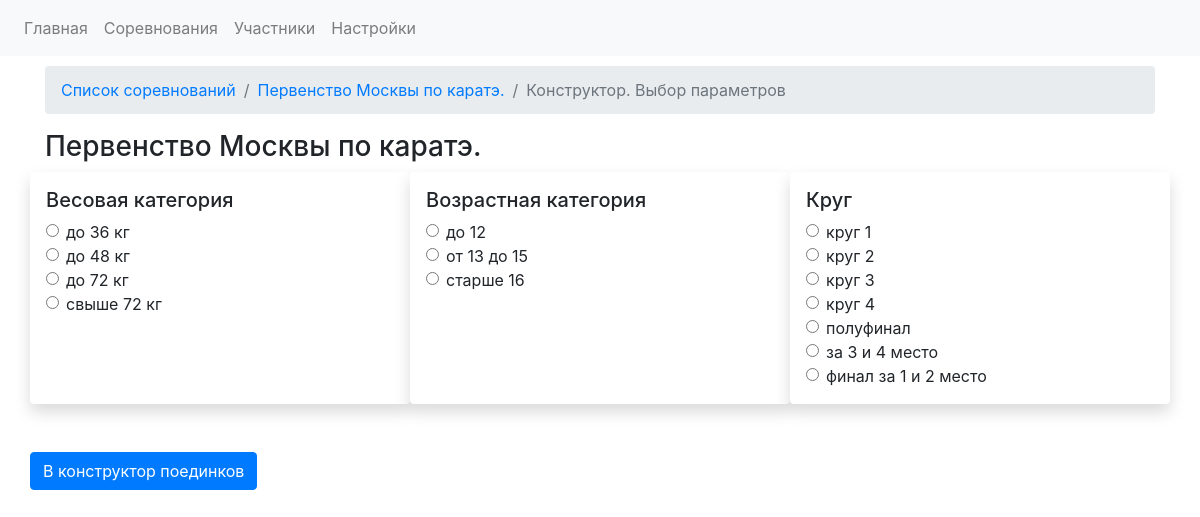
Page /competitions/1/constructor on the earlier database version.
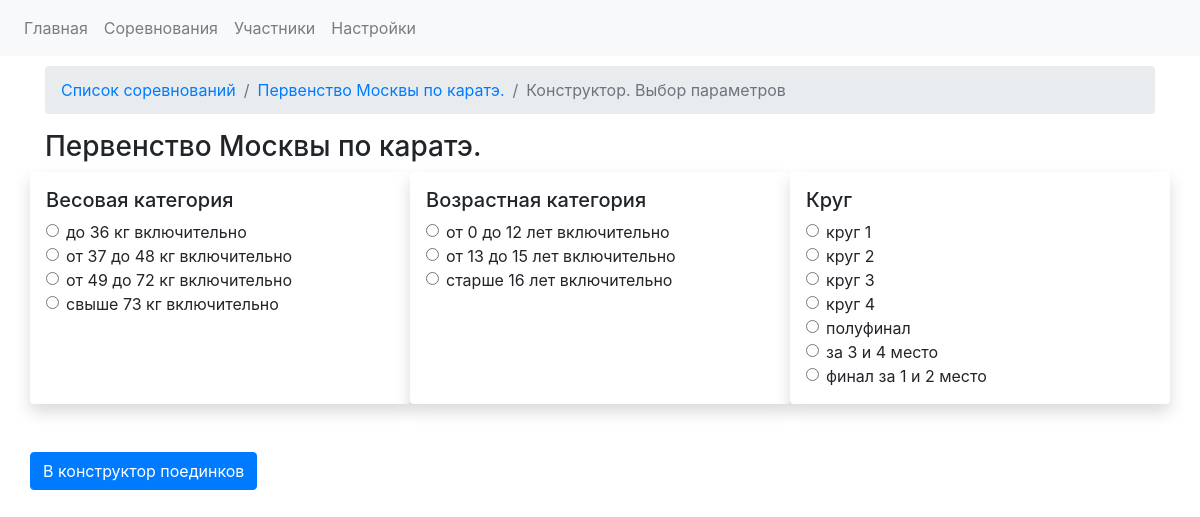
Same page on the later database version.
### app.py (models this page shows)
class WeightcategoriesDB(db.Model):
    weight_cat_id = db.Column(db.Integer, primary_key=True)
    sort_index = db.Column(db.Integer)
    weight_category_name = db.Column(db.String)
    weight_category_start = db.Column(db.Integer)
    weight_category_finish = db.Column(db.Integer)
    registrations = db.relationship('RegistrationDB', backref='weight_categories')
    fights = db.relationship('FightsDB', backref = 'weight_category_backref')

class AgecategoriesDB(db.Model):
    id = db.Column(db.Integer, primary_key=True)
    sort_index = db.Column(db.Integer)
    age_category_name = db.Column(db.String)
    age_category_start = db.Column(db.Integer)
    age_category_finish = db.Column(db.Integer)
    registrations = db.relationship('RegistrationDB', backref='age_categories')
    fights = db.relationship('FightsDB', backref = 'age_category_backref')

### app.py (the view, shortened to what this page needs)
@app.route('/competitions/<int:comp_id>/constructor', methods= ['GET', 'POST'])
def fight_constructor(comp_id):
    competition_data = CompetitionsDB.query.get(comp_id)
    weight_categories = WeightcategoriesDB.query.order_by(asc(WeightcategoriesDB.sort_index)).all()
    age_categories = AgecategoriesDB.query.order_by(asc(AgecategoriesDB.sort_index)).all()
    rounds = RoundsDB.query.order_by(asc(RoundsDB.sort_index)).all()
    return render_template('fightconstructor.html', competition_data=competition_data, weight_categories = weight_categories, rounds = rounds, age_categories = age_categories)

### templates/fightconstructor.html (shortened to what this page needs)
{% extends "base.html" %}
{% block head %}
<link rel="stylesheet" type="text/css" href="https://cdnjs.cloudflare.com/ajax/libs/twitter-bootstrap/4.5.2/css/bootstrap.css">
<link rel="stylesheet" type="text/css" href="https://cdn.datatables.net/1.10.24/css/dataTables.bootstrap4.min.css">
{% endblock %}
{% block content %}
    <div class="container" style="margin-top: 10px">
        <div class="row">
            <div class="col-lg-12">
                <nav aria-label="breadcrumb">
                      <ol class="breadcrumb">
                        <li class="breadcrumb-item"><a href="{{url_for('competitions')}}">Список соревнований</a></li>
                        <li class="breadcrumb-item"><a href="{{url_for('competition_view', competition_id = competition_data.competition_id)}}">{{ competition_data.competition_name }}</a></li>
                        <li class="breadcrumb-item active" aria-current="page">Конструктор. Выбор параметров</li>
                      </ol>
                </nav>
                <h3>{{ competition_data.competition_name }}</h3>
        <form method="POST" action="{{ url_for('fight_constructor', comp_id = competition_data.competition_id)}}">
                <div class="row">
            <div class="col-lg-4 shadow p-3 mb-5 bg-white rounded">
                <h5>Весовая категория</h5>
                    {% for w_cat in weight_categories %}
                    <div class="form-check">
                      <input class="form-check-input" type="radio" value={{ w_cat.weight_cat_id }} name="weight_cats_radio" id="Radioweightcat">
                      <label class="form-check-label" for="Radioweightcat">
                          {{ w_cat.weight_category_name}}
                      </label>
                    </div>
                    {% endfor %}
            </div>
            <div class="col-lg-4 shadow p-3 mb-5 bg-white rounded">
                <h5>Возрастная категория</h5>
                {% for age_cat in age_categories %}
                    <div class="form-check">
                      <input class="form-check-input" type="radio" value={{ age_cat.id }} name="age_cat_radio" id="flexRadioDefault1">
                      <label class="form-check-label" for="flexRadioDefault1">
                          {{ age_cat.age_category_name}}
                      </label>
                    </div>
                {% endfor %}
            </div>
            <div class="col-lg-4 shadow p-3 mb-5 bg-white rounded">
                <h5>Круг</h5>
                {% for round in rounds %}
                    <div class="form-check">
                      <input class="form-check-input" type="radio" value={{ round.id }} name="round_radio" id="flexRadioDefault1">
                      <label class="form-check-label" for="flexRadioDefault1">
                          {{ round.round_name}}
                      </label>
                    </div>
                {% endfor %}
            </div>
            <button type="submit" class="btn btn-primary">В конструктор поединков</button>
        </div>
        </form>
    </div>
</div>
</div>
{% endblock %}

Differences in the rows shown:
changed WeightcategoriesDB: weight_cats_radio "☐ до 36 кг" → "☐ до 36 кг включительно"; weight_category_name "до 36 кг" → "до 36 кг включительно"
changed WeightcategoriesDB: weight_category_name "до 48 кг" → "от 37 до 48 кг включительно"
changed WeightcategoriesDB: weight_category_name "до 72 кг" → "от 49 до 72 кг включительно"
changed WeightcategoriesDB: weight_category_name "свыше 72 кг" → "свыше 73 кг включительно"
changed AgecategoriesDB: age_cat_radio "☐ до 12" → "☐ от 0 до 12 лет включительно"; age_category_name "до 12" → "от 0 до 12 лет включительно"
changed AgecategoriesDB: age_category_name "от 13 до 15" → "от 13 до 15 лет включительно"
changed AgecategoriesDB: age_category_name "старше 16" → "старше 16 лет включительно"
